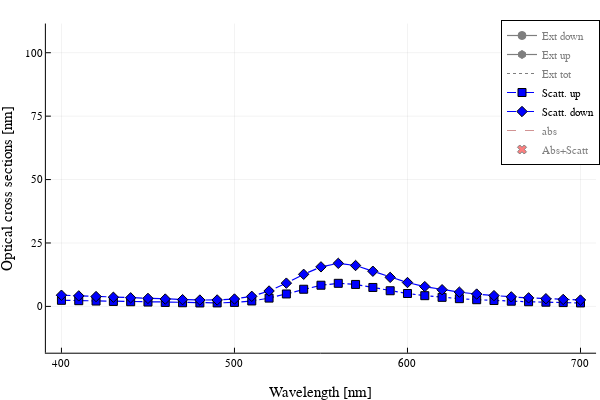

Source (notebook cell):
### Code cell
plot(λArr,σEXTd, label="Ext down",lw=1.2,c=:black,mark=:circle)
plot!(λArr,σEXTu, label="Ext up",lw=1.2,c=:black,mark=:hexagon)
plot!(λArr,σEXTu+σEXTd, label="Ext tot",lw=1.2,c=:black,ls=:dot)
plot!(λArr,σOUPu, label="Scatt. up",lw=1.2,c=:blue,ls=:dashdot,mark=:rect)
plot!(λArr,σOUPd, label="Scatt. down",lw=1.2,c=:blue,ls=:dashdot,mark=:diamond)
plot!(λArr,σₐArr, label="abs",lw=1.2,c=:brown ,ls=:dash)
scatter!(λArr,σₐArr+σOUPd+σOUPu,label="Abs+Scatt",c=:red,mark=:xcross,xlabel="Wavelength [nm]",  ylabel="Optical cross sections [nm]")

### Figure 1 — Plotly figure (JSON) as saved in the notebook; plotly's stock layout.template omitted (floating-point values rounded to 4 significant figures)
{"data": [{"colorbar": {"len": 0.9143, "title": {"text": ""}, "x": 0.9934, "y": 0.533}, "legendgroup": "Ext down", "line": {"color": "rgba(0, 0, 0, 1)", "dash": "solid", "shape": "linear", "width": 1.2}, "marker": {"color": "rgba(0, 0, 0, 1)", "line": {"color": "rgba(0, 0, 0, 1)", "width": 1}, "size": 8, "symbol": "circle"}, "mode": "lines+markers", "name": "Ext down", "showlegend": true, "type": "scatter", "visible": "legendonly", "x": [400, 410, 420, 430, 440, 450, 460, 470, 480, 490, 500, 510, 520, 530, 540, 550, 560, 570, 580, 590, 600, 610, 620, 630, 640, 650, 660, 670, 680, 690, 700], "xaxis": "x", "y": [46.88, 45.97, 44.83, 43.78, 43.3, 42.86, 41.94, 41.21, 41.52, 43.58, 48.55, 57.8, 71.98, 88.75, 102.8, 107.8, 99.67, 80.67, 60.12, 44.01, 32.71, 24.82, 19.15, 14.98, 11.95, 9.775, 8.219, 7.105, 6.276, 5.634, 5.115], "yaxis": "y"}, {"colorbar": {"len": 0.9143, "title": {"text": ""}, "x": 0.9934, "y": 0.533}, "legendgroup": "Ext up", "line": {"color": "rgba(0, 0, 0, 1)", "dash": "solid", "shape": "linear", "width": 1.2}, "marker": {"color": "rgba(0, 0, 0, 1)", "line": {"color": "rgba(0, 0, 0, 1)", "width": 1}, "size": 8, "symbol": "hexagon"}, "mode": "lines+markers", "name": "Ext up", "showlegend": true, "type": "scatter", "visible": "legendonly", "x": [400, 410, 420, 430, 440, 450, 460, 470, 480, 490, 500, 510, 520, 530, 540, 550, 560, 570, 580, 590, 600, 610, 620, 630, 640, 650, 660, 670, 680, 690, 700], "xaxis": "x", "y": [-5.266, -5.214, -5.126, -5.058, -5.1, -5.157, -5.133, -5.144, -5.343, -5.837, -6.799, -8.407, -10.66, -13.02, -14.58, -14.48, -12.35, -8.916, -5.671, -3.364, -1.876, -0.9142, -0.2725, 0.1632, 0.449, 0.6271, 0.7294, 0.7809, 0.8026, 0.8073, 0.8026], "yaxis": "y"}, {"colorbar": {"len": 0.9143, "title": {"text": ""}, "x": 0.9934, "y": 0.533}, "legendgroup": "Ext tot", "line": {"color": "rgba(0, 0, 0, 1)", "dash": "dot", "shape": "linear", "width": 1.2}, "mode": "lines", "name": "Ext tot", "showlegend": true, "type": "scatter", "visible": "legendonly", "x": [400, 410, 420, 430, 440, 450, 460, 470, 480, 490, 500, 510, 520, 530, 540, 550, 560, 570, 580, 590, 600, 610, 620, 630, 640, 650, 660, 670, 680, 690, 700], "xaxis": "x", "y": [41.62, 40.75, 39.71, 38.72, 38.2, 37.7, 36.81, 36.07, 36.18, 37.75, 41.75, 49.39, 61.32, 75.73, 88.23, 93.35, 87.31, 71.75, 54.44, 40.64, 30.83, 23.9, 18.87, 15.15, 12.4, 10.4, 8.949, 7.886, 7.079, 6.441, 5.917], "yaxis": "y"}, {"colorbar": {"len": 0.9143, "title": {"text": ""}, "x": 0.9934, "y": 0.533}, "legendgroup": "Scatt. up", "line": {"color": "rgba(0, 0, 255, 1.000)", "dash": "dashdot", "shape": "linear", "width": 1.2}, "marker": {"color": "rgba(0, 0, 255, 1.000)", "line": {"color": "rgba(0, 0, 0, 1)", "width": 1}, "size": 8, "symbol": "square"}, "mode": "lines+markers", "name": "Scatt. up", "showlegend": true, "type": "scatter", "visible": true, "x": [400, 410, 420, 430, 440, 450, 460, 470, 480, 490, 500, 510, 520, 530, 540, 550, 560, 570, 580, 590, 600, 610, 620, 630, 640, 650, 660, 670, 680, 690, 700], "xaxis": "x", "y": [2.403, 2.26, 2.11, 1.963, 1.838, 1.713, 1.571, 1.442, 1.362, 1.377, 1.584, 2.149, 3.265, 4.91, 6.767, 8.346, 9.103, 8.661, 7.468, 6.175, 5.085, 4.231, 3.57, 3.053, 2.644, 2.317, 2.053, 1.837, 1.657, 1.505, 1.375], "yaxis": "y"}, {"colorbar": {"len": 0.9143, "title": {"text": ""}, "x": 0.9934, "y": 0.533}, "legendgroup": "Scatt. down", "line": {"color": "rgba(0, 0, 255, 1.000)", "dash": "dashdot", "shape": "linear", "width": 1.2}, "marker": {"color": "rgba(0, 0, 255, 1.000)", "line": {"color": "rgba(0, 0, 0, 1)", "width": 1}, "size": 8, "symbol": "diamond"}, "mode": "lines+markers", "name": "Scatt. down", "showlegend": true, "type": "scatter", "visible": true, "x": [400, 410, 420, 430, 440, 450, 460, 470, 480, 490, 500, 510, 520, 530, 540, 550, 560, 570, 580, 590, 600, 610, 620, 630, 640, 650, 660, 670, 680, 690, 700], "xaxis": "x", "y": [4.417, 4.158, 3.884, 3.618, 3.388, 3.159, 2.898, 2.661, 2.512, 2.538, 2.919, 3.975, 6.076, 9.173, 12.65, 15.59, 16.98, 16.12, 13.87, 11.44, 9.406, 7.813, 6.581, 5.619, 4.86, 4.254, 3.765, 3.365, 3.033, 2.752, 2.512], "yaxis": "y"}, {"colorbar": {"len": 0.9143, "title": {"text": ""}, "x": 0.9934, "y": 0.533}, "legendgroup": "abs", "line": {"color": "rgba(165, 42, 42, 1.000)", "dash": "dash", "shape": "linear", "width": 1.2}, "mode": "lines", "name": "abs", "showlegend": true, "type": "scatter", "visible": "legendonly", "x": [400, 410, 420, 430, 440, 450, 460, 470, 480, 490, 500, 510, 520, 530, 540, 550, 560, 570, 580, 590, 600, 610, 620, 630, 640, 650, 660, 670, 680, 690, 700], "xaxis": "x", "y": [34.67, 34.21, 33.61, 33.04, 32.85, 32.69, 32.19, 31.81, 32.12, 33.6, 36.94, 42.89, 51.53, 61.22, 68.53, 69.41, 61.51, 47.36, 33.42, 23.2, 16.38, 11.79, 8.556, 6.229, 4.592, 3.47, 2.723, 2.237, 1.907, 1.67, 1.489], "yaxis": "y"}, {"colorbar": {"len": 0.9143, "title": {"text": ""}, "x": 0.9934, "y": 0.533}, "legendgroup": "Abs+Scatt", "marker": {"color": "rgba(255, 0, 0, 1.000)", "line": {"color": "rgba(0, 0, 0, 1)", "width": 1}, "size": 8, "symbol": "x"}, "mode": "markers", "name": "Abs+Scatt", "showlegend": true, "type": "scatter", "visible": "legendonly", "x": [400, 410, 420, 430, 440, 450, 460, 470, 480, 490, 500, 510, 520, 530, 540, 550, 560, 570, 580, 590, 600, 610, 620, 630, 640, 650, 660, 670, 680, 690, 700], "xaxis": "x", "y": [41.49, 40.63, 39.6, 38.62, 38.08, 37.56, 36.66, 35.91, 36.0, 37.51, 41.45, 49.01, 60.87, 75.3, 87.94, 93.34, 87.59, 72.14, 54.76, 40.82, 30.88, 23.83, 18.71, 14.9, 12.1, 10.04, 8.541, 7.439, 6.597, 5.928, 5.376], "yaxis": "y"}], "layout": {"annotations": [], "height": 400, "legend": {"bgcolor": "rgba(255, 255, 255, 1.000)", "bordercolor": "rgba(0, 0, 0, 1)", "borderwidth": 1, "font": {"color": "rgba(0, 0, 0, 1)", "family": "sans-serif", "size": 11}, "title": {"font": {"color": "rgba(0, 0, 0, 1)", "family": "sans-serif", "size": 15}, "text": ""}, "tracegroupgap": 0, "traceorder": "normal", "x": 1, "xanchor": "auto", "y": 1, "yanchor": "auto"}, "margin": {"b": 20, "l": 0, "r": 0, "t": 20}, "paper_bgcolor": "rgba(255, 255, 255, 1.000)", "plot_bgcolor": "rgba(255, 255, 255, 1.000)", "showlegend": true, "width": 600, "xaxis": {"anchor": "y", "autorange": false, "domain": [0.07647, 0.9934], "gridcolor": "rgba(0, 0, 0, 0.1)", "gridwidth": 0.5, "linecolor": "rgba(0, 0, 0, 1)", "mirror": false, "range": [391, 709], "showgrid": true, "showline": true, "showticklabels": true, "tickangle": 0, "tickcolor": "rgb(0, 0, 0)", "tickfont": {"color": "rgba(0, 0, 0, 1)", "family": "sans-serif", "size": 11}, "tickmode": "array", "ticks": "inside", "ticktext": ["400", "500", "600", "700"], "tickvals": [400, 500, 600, 700], "title": {"font": {"color": "rgba(0, 0, 0, 1)", "family": "sans-serif", "size": 15}, "text": "Wavelength [nm]"}, "type": "linear", "visible": true, "zeroline": false, "zerolinecolor": "rgba(0, 0, 0, 1)"}, "yaxis": {"anchor": "x", "autorange": false, "domain": [0.07581, 0.9902], "gridcolor": "rgba(0, 0, 0, 0.1)", "gridwidth": 0.5, "linecolor": "rgba(0, 0, 0, 1)", "mirror": false, "range": [-18.25, 111.5], "showgrid": true, "showline": true, "showticklabels": true, "tickangle": 0, "tickcolor": "rgb(0, 0, 0)", "tickfont": {"color": "rgba(0, 0, 0, 1)", "family": "sans-serif", "size": 11}, "tickmode": "array", "ticks": "inside", "ticktext": ["0", "25", "50", "75", "100"], "tickvals": [0, 25, 50, 75, 100], "title": {"font": {"color": "rgba(0, 0, 0, 1)", "family": "sans-serif", "size": 15}, "text": "Optical cross sections [nm]"}, "type": "linear", "visible": true, "zeroline": false, "zerolinecolor": "rgba(0, 0, 0, 1)"}}}
